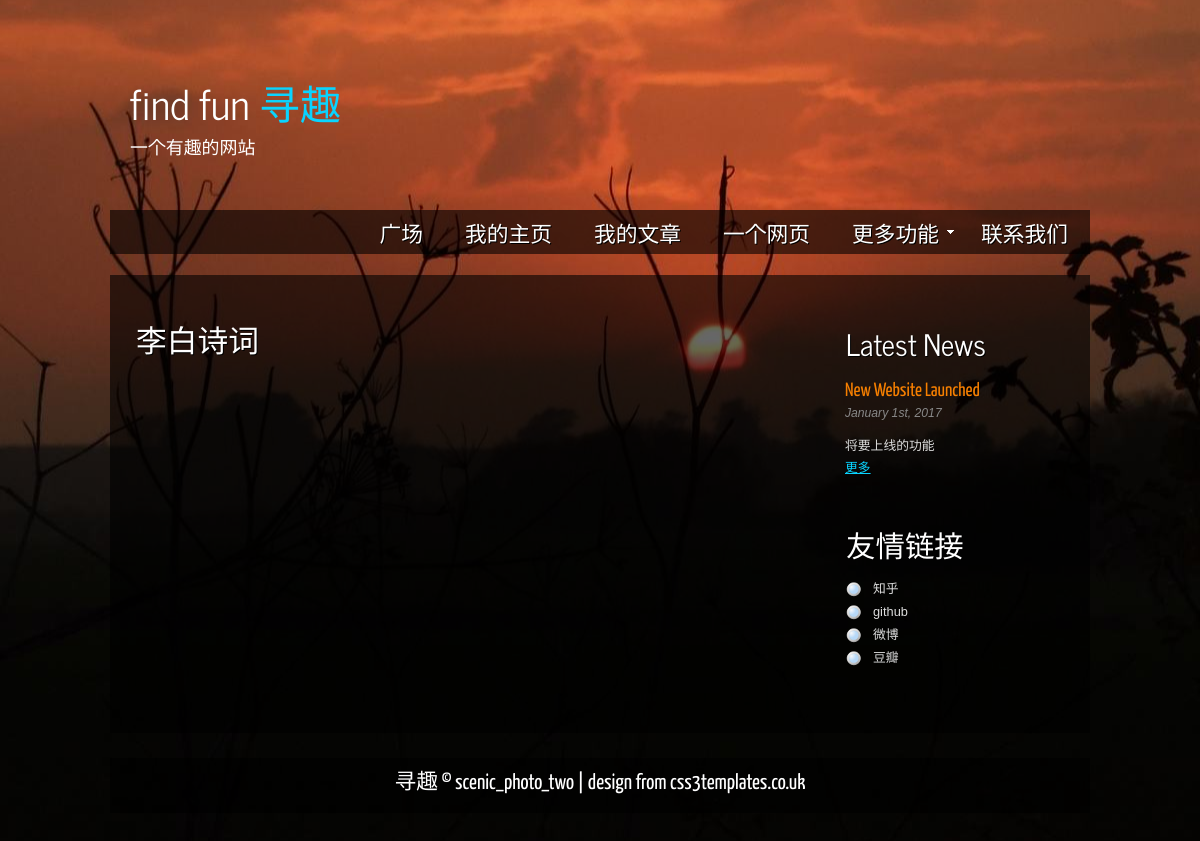
The app's page /a_page/, older data.
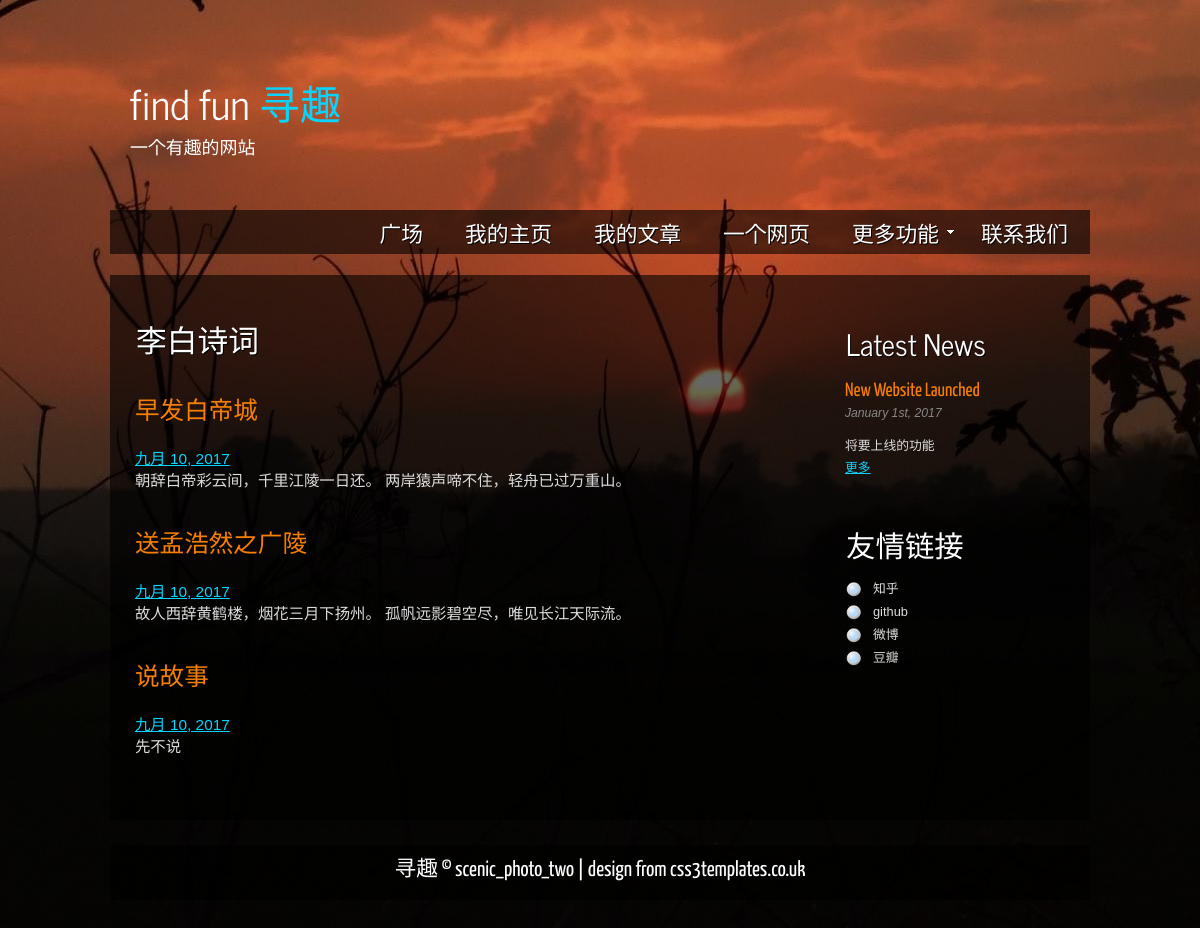
The same page, newer data.
### blog/models.py (models this page shows, shortened)
class Artical(models.Model):
    author = models.ForeignKey(Author_massage)
    title = models.CharField(u'标题',max_length=300)
    main_body = models.TextField(u'内容')
    distribute_date = models.DateField(u'发表时间', auto_now_add=True, editable = True)

### blog/views.py (the view)
# urls.py: url(r'^a_page/$',blog_views.a_page, name='a_page'),
def a_page(request):
    product = Artical.objects.values('author','title','main_body','distribute_date')
    return render(request, 'page.html',{'product':product})

### blog/templates/page.html
{% extends 'sf_menu.html'%}
{% block content %}
<div class="content">
  <h1>李白诗词</h1>
  {% for massage in product %}
  <h2>{{ massage.title }}</h2>
  <a>{{ massage.distribute_date}}</a>
  <p>{{ massage.main_body }}</p>
  {% endfor %}
</div>
{% endblock %}

### blog/templates/sf_menu.html (shortened to what this page needs)
<!DOCTYPE HTML>
<html>
<head>
{% load static %}
  <link rel="stylesheet" type="text/css" href="/static/css/style.css" />
</head>
<body>
  <div id="main">
    <header>
      <div id="logo">
        <div id="logo_text">
          <h1><a href="{% url 'index' %}">find fun <span class="logo_colour">寻趣</span></a></h1>
          <h2>一个有趣的网站</h2>
        </div>
      </div>
      <nav>
        <div id="menu_container">
          <ul class="sf-menu" id="nav">
            <li><a href="#">广场</a></li>
            <li><a href="{% url 'index' %}">我的主页</a></li>
            <li><a href="{% url 'examples' %}">我的文章</a></li>
            <li><a href="{% url 'a_page' %}">一个网页</a></li>
            <li><a href="#">更多功能</a>
            </li>
            <li><a href="#">联系我们</a></li>
          </ul>
        </div>
      </nav>
    </header>
    <div id="site_content">
      <div id="sidebar_container">
        <div class="sidebar">
          <h3>Latest News</h3>
          <h4>New Website Launched</h4>
          <h5>January 1st, 2017</h5>
          <p>将要上线的功能<br /><a href="#">更多</a></p>
        </div>
        <div class="sidebar">
          <h3>友情链接</h3>
          <ul>
            <li><a href="https://www.zhihu.com/people/liv-86-50/activities">知乎</a></li>
            <li><a href="https://github.com/541573560">github</a></li>
            <li><a href="#">微博</a></li>
            <li><a href="https://www.douban.com/people/72085559/">豆瓣</a></li>
          </ul>
        </div>
      </div>
      {% block content%}{% endblock %}
    </div>
    <footer>
      <p>寻趣 &copy; scenic_photo_two | <a href="http://www.css3templates.co.uk">design from css3templates.co.uk</a></p>
    </footer>
  </div>
</body>
</html>

### blog/static/css/style.css (style rules this page uses)
html { height: 100%; }
* { margin: 0; padding: 0; }
article, aside, figure, footer, header, hgroup, nav, section { display:block; }
body { font: normal .80em arial, sans-serif; background: #FFF url(../images/back.jpg) no-repeat center fixed; color: #DDD; }
p { padding: 0 0 20px 0; line-height: 1.7em; }
h1, h2, h3, h4, h5, h6 { color: #362C20; letter-spacing: 0em; padding: 0 0 5px 0; }
h1, h2, h3 { font: normal 140% arial, sans-serif; margin: 0 0 15px 0; padding: 15px 0 5px 0; color: #FFF; }
h2 { font-size: 160%; padding: 9px 0 5px 0; color: #F67F00; }
h3 { font-size: 140%; padding: 5px 0 0 0; }
h4, h6 { color: #F67F00; padding: 0 0 5px 0; font: normal 150% 'Yanone kaffeesatz', arial, sans-serif; }
h5, h6 { color: #888; font: italic 95% arial, sans-serif; letter-spacing: normal; padding: 0 0 15px 0; }
a, a:hover { outline: none; text-decoration: underline; color: #09D4FF; }
ul { margin: 2px 0 22px 17px; }
ul li { list-style-type: circle; margin: 0 0 6px 0; padding: 0 0 4px 5px; line-height: 1.5em; }
#main, nav, #container, #logo, #site_content, footer { margin-left: auto; margin-right: auto; }
#main { margin: 50px auto; width: 980px; padding-bottom: 30px; }
header { background: transparent; height: 225px; }
#logo { width: 330px; float: left; height: 100px; color: #888; padding: 20px; margin-bottom: 20px; }
#logo h1, #logo h2 { font: normal 320% 'News Cycle', arial, sans-serif; border-bottom: 0; text-transform: none; margin: 0; }
#logo_text h1, #logo_text h1 a, #logo_text h1 a:hover { padding: 0; color: #FFF; text-decoration: none; }
#logo_text h1 a .logo_colour { color: #09D4FF; }
#logo_text h2 { font-size: 140%; padding: 0 0 0 0; color: #FFF; }
nav { float: left; height: 44px; width: 980px; margin: 0 auto 0 auto; color: #FFF; background: transparent url(../images/transparent.png); }
#menu_container { width: 980px; margin: 0 auto 0 auto; }
#site_content { width: 930px; overflow: hidden; margin: 0px auto 0 auto; padding: 25px; background: transparent url(../images/transparent.png); }
#sidebar_container { float: right; width: 224px; padding: 20px 5px 0 0; }
.sidebar { float: right; width: 200px; margin: 0 0 17px 0; padding: 0 15px 5px 13px; }
.sidebar h3, .content h1 { padding: 0 15px 20px 0; font: 200% 'News Cycle', arial, sans-serif; text-shadow: #000 1px 1px; margin: 0 1px; color: #FFF; }
.sidebar h3 { padding: 0 15px 14px 0; color: #FFF; font: 230% 'News Cycle', arial, sans-serif; }
.sidebar ul { margin: 0 0 15px 0; }
.sidebar li a, .sidebar li a:hover { color: #DDD; text-decoration: none; }
.content { text-align: left; width: 630px; margin: 0 0 15px 0; float: left; font-size: 120%; padding: 14px 0 0 0; }
.content ul li, .sidebar ul li { list-style-type: none; background: url(../images/bullet.png) no-repeat; margin: 0 0 0 0; padding: 0 0 4px 28px; line-height: 1.5em; }
footer { width: 980px; font: 170% 'Yanone Kaffeesatz', arial, sans-serif; text-shadow: 1px 1px #000; height: 30px; padding: 5px 0 20px 0; text-align: center; color: #FFF; margin-top: 25px; background: transparent url(../images/transparent.png); }
footer p { line-height: 1.7em; padding: 0 0 10px 0; }
footer a { color: #FFF; text-decoration: none; }
ul.sf-menu,ul.sf-menu * { margin: 0; padding: 0; }
ul.sf-menu { display: block; position: relative; }
ul.sf-menu li { display: block; list-style: none; float: left; position: relative; }
ul.sf-menu a { display: block; position: relative; }
ul#nav { float: right; }
ul#nav li a { padding:7px 20px 6px 20px; font: 170% 'Yanone Kaffeesatz', arial, sans-serif; text-shadow: 1px 1px #000; text-decoration: none; color: #FFF; margin-right: 2px; }

Row changes from the older to the newer data that the page shows:
added Artical: title "早发白帝城", distribute_date "九月 10, 2017", main_body "朝辞白帝彩云间，千里江陵一日还。 两岸猿声啼不住，轻舟已过万重山。"
added Artical: title "送孟浩然之广陵", distribute_date "九月 10, 2017", main_body "故人西辞黄鹤楼，烟花三月下扬州。 孤帆远影碧空尽，唯见长江天际流。"
added Artical: title "说故事", distribute_date "九月 10, 2017", main_body "先不说"
